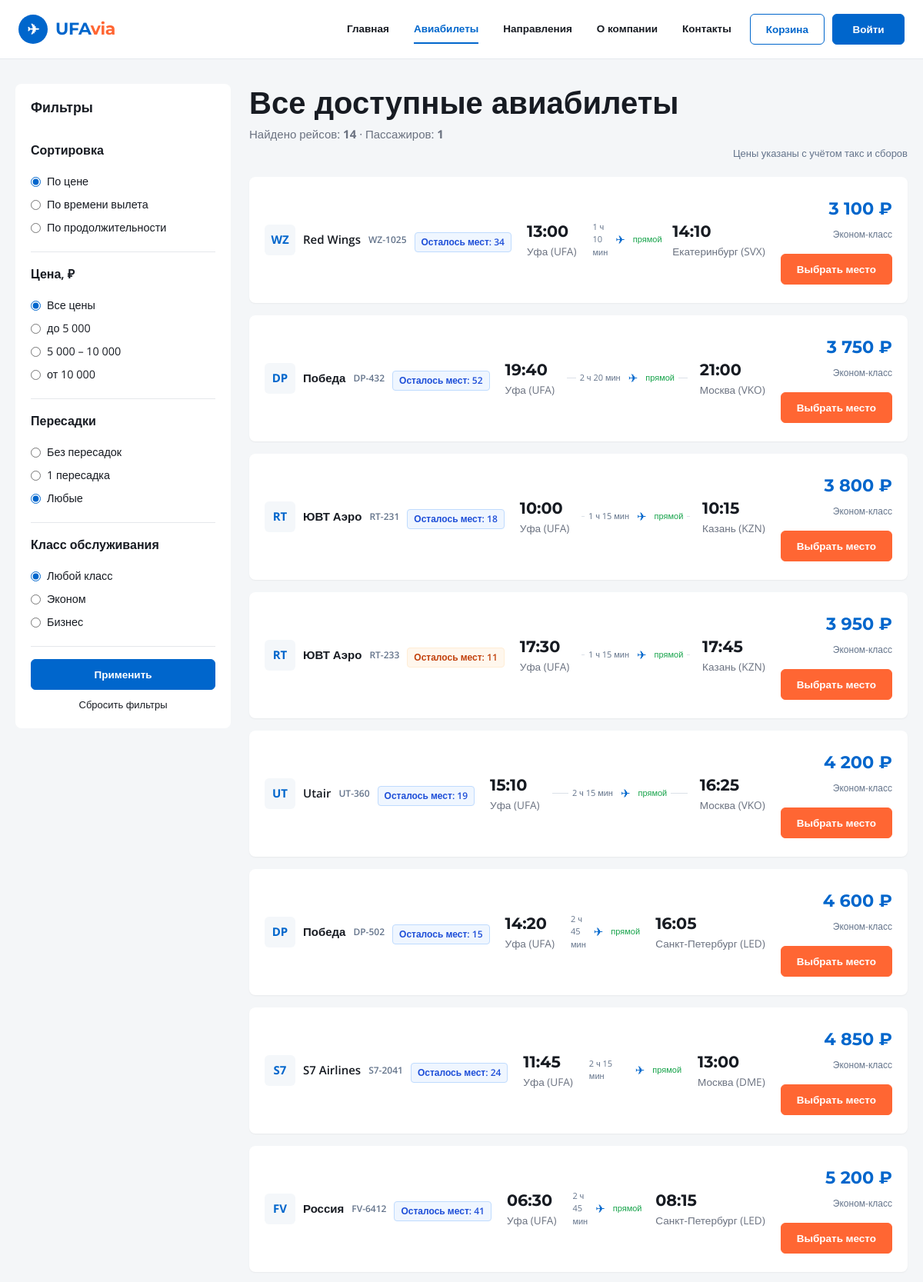
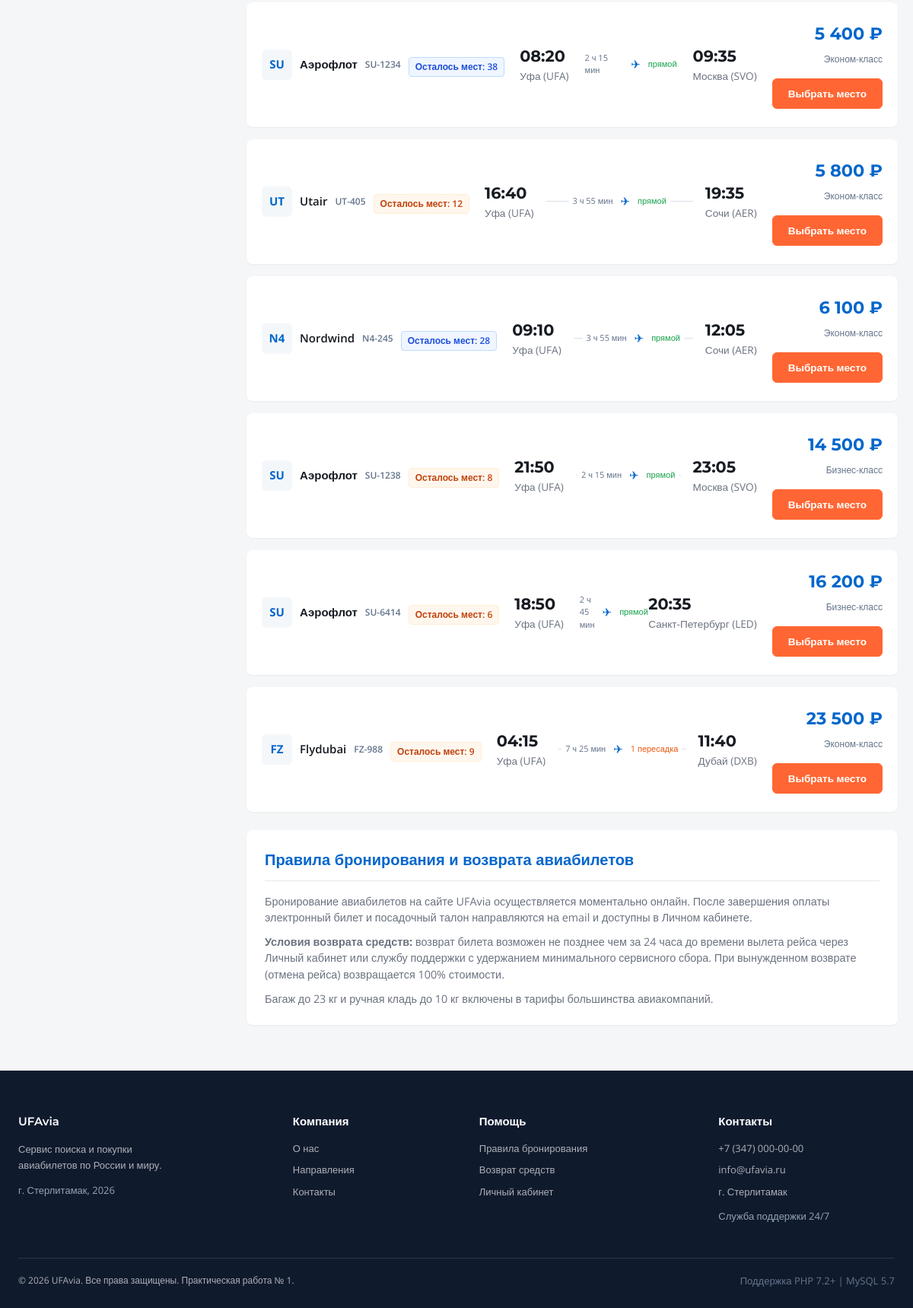
Screenshot of /pages/search.php with the database file from the repository (2 pictures, top to bottom).
### tables this page shows
CREATE TABLE `flights` (
    `id` INT NOT NULL AUTO_INCREMENT,
    `flight_number` VARCHAR(50) NOT NULL COMMENT 'Номер рейса (SU-1234)',
    `airline` VARCHAR(100) NOT NULL COMMENT 'Авиакомпания',
    `airline_code` VARCHAR(10) NOT NULL COMMENT 'Код авиакомпании (SU, S7)',
    `origin` VARCHAR(100) NOT NULL COMMENT 'Город вылета (Уфа)',
    `origin_code` VARCHAR(10) NOT NULL COMMENT 'Код аэропорта вылета (UFA)',
    `destination` VARCHAR(100) NOT NULL COMMENT 'Город прилета (Москва)',
    `destination_code` VARCHAR(10) NOT NULL COMMENT 'Код аэропорта прилета (SVO)',
    `departure_date` DATE NOT NULL COMMENT 'Дата вылета',
    `departure_time` VARCHAR(20) NOT NULL COMMENT 'Время вылета',
    `arrival_time` VARCHAR(20) NOT NULL COMMENT 'Время прилета',
    `duration` INT NOT NULL COMMENT 'Длительность полета в минутах',
    `price` INT NOT NULL COMMENT 'Базовая цена билета в рублях',
    `seats_total` INT NOT NULL DEFAULT 180 COMMENT 'Всего мест в самолете',
    `seats_available` INT NOT NULL DEFAULT 42 COMMENT 'Свободных мест',
    `cabin` VARCHAR(50) NOT NULL DEFAULT 'economy' COMMENT 'Класс: economy / business',
    `stops` INT NOT NULL DEFAULT 0 COMMENT 'Пересадок: 0 - прямой рейс',
    `created_at` TIMESTAMP DEFAULT CURRENT_TIMESTAMP COMMENT 'Дата добавления',
    PRIMARY KEY (`id`)
);

### includes/flights.php (called while the page is built, shortened)
<?php
function getFlights(array $filters = []): array {
    $db = getDb();
    $params = [];
    $sql = "SELECT * FROM flights";
    $sort = $filters['sort'] ?? 'price';
    if ($sort === 'departure') {
        $sql .= " ORDER BY departure_time ASC";
    } elseif ($sort === 'duration') {
        $sql .= " ORDER BY duration ASC";
    } else {
        $sql .= " ORDER BY price ASC";
    }
    $stmt = $db->prepare($sql);
    $stmt->execute($params);
    return $stmt->fetchAll(PDO::FETCH_ASSOC);
}

### pages/search.php (the view, shortened to what this page needs)
<?php
require_once __DIR__ . '/../includes/flights.php';
$origin = isset($_GET['origin']) ? trim($_GET['origin']) : '';
$destination = isset($_GET['destination']) ? trim($_GET['destination']) : '';
$cabin = $_GET['cabin'] ?? 'any';
$stops = $_GET['stops'] ?? 'any';
$priceRange = $_GET['price'] ?? '';
$sort = $_GET['sort'] ?? 'price';
$passengers = max(1, (int)($_GET['passengers'] ?? 1));
$filters = [
    'cabin' => $cabin,
    'stops' => $stops,
    'price_range' => $priceRange,
    'sort' => $sort,
    'passengers' => $passengers
];
$flights = getFlights($filters);
?>
<!DOCTYPE html>
<html lang="ru">
<head>
  <link rel="stylesheet" href="../assets/css/base.css">
  <link rel="stylesheet" href="../assets/css/search.css">
</head>
<body class="page-search">
  <?php include __DIR__ . '/../includes/header.php'; ?>
  <main class="layout">
    <form class="filters" id="filters" method="GET" action="search.php" aria-label="Фильтры рейсов">
      <h2>Фильтры</h2>
      <div class="filter-group" role="group" aria-labelledby="sort-title">
        <p class="filter-title" id="sort-title">Сортировка</p>
        <label><input type="radio" name="sort" value="price" <?= $sort === 'price' ? 'checked' : '' ?> onchange="this.form.submit()"> По цене</label>
        <label><input type="radio" name="sort" value="departure" <?= $sort === 'departure' ? 'checked' : '' ?> onchange="this.form.submit()"> По времени вылета</label>
        <label><input type="radio" name="sort" value="duration" <?= $sort === 'duration' ? 'checked' : '' ?> onchange="this.form.submit()"> По продолжительности</label>
      </div>
      <div class="filter-group" role="group" aria-labelledby="price-title">
        <p class="filter-title" id="price-title">Цена, ₽</p>
        <label><input type="radio" name="price" value="" <?= empty($priceRange) ? 'checked' : '' ?> onchange="this.form.submit()"> Все цены</label>
        <label><input type="radio" name="price" value="low" <?= $priceRange === 'low' ? 'checked' : '' ?> onchange="this.form.submit()"> до 5 000</label>
        <label><input type="radio" name="price" value="medium" <?= $priceRange === 'medium' ? 'checked' : '' ?> onchange="this.form.submit()"> 5 000 – 10 000</label>
        <label><input type="radio" name="price" value="high" <?= $priceRange === 'high' ? 'checked' : '' ?> onchange="this.form.submit()"> от 10 000</label>
      </div>
      <div class="filter-group" role="group" aria-labelledby="stops-title">
        <p class="filter-title" id="stops-title">Пересадки</p>
        <label><input type="radio" name="stops" value="0" <?= $stops === '0' ? 'checked' : '' ?> onchange="this.form.submit()"> Без пересадок</label>
        <label><input type="radio" name="stops" value="1" <?= $stops === '1' ? 'checked' : '' ?> onchange="this.form.submit()"> 1 пересадка</label>
        <label><input type="radio" name="stops" value="any" <?= $stops === 'any' ? 'checked' : '' ?> onchange="this.form.submit()"> Любые</label>
      </div>
      <div class="filter-group" role="group" aria-labelledby="cabin-title">
        <p class="filter-title" id="cabin-title">Класс обслуживания</p>
        <label><input type="radio" name="cabin" value="any" <?= $cabin === 'any' ? 'checked' : '' ?> onchange="this.form.submit()"> Любой класс</label>
        <label><input type="radio" name="cabin" value="economy" <?= $cabin === 'economy' ? 'checked' : '' ?> onchange="this.form.submit()"> Эконом</label>
        <label><input type="radio" name="cabin" value="business" <?= $cabin === 'business' ? 'checked' : '' ?> onchange="this.form.submit()"> Бизнес</label>
      </div>
      <button class="button apply" type="submit" style="width: 100%;">Применить</button>
      <a href="search.php" class="outline-link" style="display: block; text-align: center; margin-top: 10px; font-size: 13px;">Сбросить фильтры</a>
    </form>
    <section class="results" id="results" aria-labelledby="results-title">
      <div style="display: flex; justify-content: space-between; align-items: flex-end; flex-wrap: wrap; gap: 10px; margin-bottom: 20px;">
        <div>
          <h1 id="results-title" style="margin: 0;">
            <?php if (!empty($origin) && !empty($destination)): ?>
              <?= htmlspecialchars($origin) ?> → <?= htmlspecialchars($destination) ?>
            <?php elseif (!empty($origin)): ?>
              Рейсы из г. <?= htmlspecialchars($origin) ?>
            <?php elseif (!empty($destination)): ?>
              Рейсы в г. <?= htmlspecialchars($destination) ?>
            <?php else: ?>
              Все доступные авиабилеты
            <?php endif; ?>
          </h1>
          <p class="results-subtitle" id="result-count" style="margin-top: 4px;">
            Найдено рейсов: <strong><?= count($flights) ?></strong> · Пассажиров: <strong><?= $passengers ?></strong>
          </p>
        </div>
        <div style="font-size: 13px; color: #64748b;">
          Цены указаны с учётом такс и сборов
        </div>
      </div>
      <div class="flight-list" id="flight-list" aria-live="polite">
        <?php if (!empty($flights)): ?>
          <?php foreach ($flights as $f): ?>
            <?php
              $hours = floor($f['duration'] / 60);
              $mins = $f['duration'] % 60;
              $durationStr = ($hours > 0 ? $hours . ' ч ' : '') . ($mins > 0 ? $mins . ' мин' : '');
            ?>
            <article class="flight" aria-label="<?= htmlspecialchars($f['airline']) ?>, вылет <?= htmlspecialchars($f['departure_time']) ?>">
              <div class="airline">
                <span class="airline-code"><?= htmlspecialchars($f['airline_code']) ?></span>
                <span style="font-weight: 600;"><?= htmlspecialchars($f['airline']) ?></span>
                <span style="font-size: 12px; color: #64748b;"><?= htmlspecialchars($f['flight_number']) ?></span>
                <span class="seats-badge <?= $f['seats_available'] < 15 ? 'low' : '' ?>">
                  Осталось мест: <?= $f['seats_available'] ?>
                </span>
              </div>
              <div class="route">
                <div class="airport">
                  <time class="time"><?= htmlspecialchars($f['departure_time']) ?></time>
                  <span class="city"><?= htmlspecialchars($f['origin']) ?> (<?= htmlspecialchars($f['origin_code']) ?>)</span>
                </div>
                <div class="route-line" aria-hidden="true">
                  <span style="font-size: 11px; color: #64748b;"><?= $durationStr ?></span>
                  <span>✈</span>
                  <span style="font-size: 11px; color: <?= $f['stops'] > 0 ? '#ea580c' : '#16a34a' ?>;">
                    <?= $f['stops'] == 0 ? 'прямой' : ($f['stops'] . ' пересадка') ?>
                  </span>
                </div>
                <div class="airport">
                  <time class="time"><?= htmlspecialchars($f['arrival_time']) ?></time>
                  <span class="city"><?= htmlspecialchars($f['destination']) ?> (<?= htmlspecialchars($f['destination_code']) ?>)</span>
                </div>
              </div>
              <div class="fare">
                <span class="price"><?= number_format($f['price'], 0, '', ' ') ?> ₽</span>
                <span style="font-size: 12px; color: #64748b; margin-bottom: 8px;">
                  <?= $f['cabin'] === 'business' ? 'Бизнес-класс' : 'Эконом-класс' ?>
                </span>
                <a href="tickets.php?flight_id=<?= $f['id'] ?>" class="button button-orange" style="text-align: center; text-decoration: none;">
                  Выбрать место
                </a>
              </div>
            </article>
          <?php endforeach; ?>
        <?php endif; ?>
      </div>
      <section class="rules" id="rules-title" aria-labelledby="rules-heading">
        <h2 id="rules-heading" style="color: var(--blue); margin-top: 0;">Правила бронирования и возврата авиабилетов</h2>
        <p style="margin-bottom: 10px;">
          Бронирование авиабилетов на сайте UFAvia осуществляется моментально онлайн.
          После завершения оплаты электронный билет и посадочный талон направляются на email и доступны в Личном кабинете.
        </p>
        <p style="margin-bottom: 10px;">
          <strong>Условия возврата средств:</strong> возврат билета возможен не позднее чем за 24 часа до времени вылета рейса через Личный кабинет или службу поддержки с удержанием минимального сервисного сбора. При вынужденном возврате (отмена рейса) возвращается 100% стоимости.
        </p>
        <p>
          Багаж до 23 кг и ручная кладь до 10 кг включены в тарифы большинства авиакомпаний.
        </p>
      </section>
    </section>
  </main>
  <?php include __DIR__ . '/../includes/footer.php'; ?>
</body>
</html>

### rows the page displays
flights: airline_code "WZ", airline "Red Wings", flight_number "WZ-1025", seats_available "34", departure_time "13:00", origin "Уфа", origin_code "UFA", duration "1 ч 10 мин", stops "прямой", arrival_time "14:10", destination "Екатеринбург", destination_code "SVX", price "3 100", cabin "Эконом-класс"
flights: airline_code "DP", airline "Победа", flight_number "DP-432", seats_available "52", departure_time "19:40", origin "Уфа", origin_code "UFA", duration "2 ч 20 мин", stops "прямой", arrival_time "21:00", destination "Москва", destination_code "VKO", price "3 750", cabin "Эконом-класс"
flights: airline_code "RT", airline "ЮВТ Аэро", flight_number "RT-231", seats_available "18", departure_time "10:00", origin "Уфа", origin_code "UFA", duration "1 ч 15 мин", stops "прямой", arrival_time "10:15", destination "Казань", destination_code "KZN", price "3 800", cabin "Эконом-класс"
flights: airline_code "RT", airline "ЮВТ Аэро", flight_number "RT-233", seats_available "11", departure_time "17:30", origin "Уфа", origin_code "UFA", duration "1 ч 15 мин", stops "прямой", arrival_time "17:45", destination "Казань", destination_code "KZN", price "3 950", cabin "Эконом-класс"
flights: airline_code "UT", airline "Utair", flight_number "UT-360", seats_available "19", departure_time "15:10", origin "Уфа", origin_code "UFA", duration "2 ч 15 мин", stops "прямой", arrival_time "16:25", destination "Москва", destination_code "VKO", price "4 200", cabin "Эконом-класс"
flights: airline_code "DP", airline "Победа", flight_number "DP-502", seats_available "15", departure_time "14:20", origin "Уфа", origin_code "UFA", duration "2 ч 45 мин", stops "прямой", arrival_time "16:05", destination "Санкт-Петербург", destination_code "LED", price "4 600", cabin "Эконом-класс"
flights: airline_code "S7", airline "S7 Airlines", flight_number "S7-2041", seats_available "24", departure_time "11:45", origin "Уфа", origin_code "UFA", duration "2 ч 15 мин", stops "прямой", arrival_time "13:00", destination "Москва", destination_code "DME", price "4 850", cabin "Эконом-класс"
flights: airline_code "FV", airline "Россия", flight_number "FV-6412", seats_available "41", departure_time "06:30", origin "Уфа", origin_code "UFA", duration "2 ч 45 мин", stops "прямой", arrival_time "08:15", destination "Санкт-Петербург", destination_code "LED", price "5 200", cabin "Эконом-класс"
flights: airline_code "SU", airline "Аэрофлот", flight_number "SU-1234", seats_available "38", departure_time "08:20", origin "Уфа", origin_code "UFA", duration "2 ч 15 мин", stops "прямой", arrival_time "09:35", destination "Москва", destination_code "SVO", price "5 400", cabin "Эконом-класс"
flights: airline_code "UT", airline "Utair", flight_number "UT-405", seats_available "12", departure_time "16:40", origin "Уфа", origin_code "UFA", duration "3 ч 55 мин", stops "прямой", arrival_time "19:35", destination "Сочи", destination_code "AER", price "5 800", cabin "Эконом-класс"
flights: airline_code "N4", airline "Nordwind", flight_number "N4-245", seats_available "28", departure_time "09:10", origin "Уфа", origin_code "UFA", duration "3 ч 55 мин", stops "прямой", arrival_time "12:05", destination "Сочи", destination_code "AER", price "6 100", cabin "Эконом-класс"
flights: airline_code "SU", airline "Аэрофлот", flight_number "SU-1238", seats_available "8", departure_time "21:50", origin "Уфа", origin_code "UFA", duration "2 ч 15 мин", stops "прямой", arrival_time "23:05", destination "Москва", destination_code "SVO", price "14 500", cabin "Бизнес-класс"
flights: airline_code "SU", airline "Аэрофлот", flight_number "SU-6414", seats_available "6", departure_time "18:50", origin "Уфа", origin_code "UFA", duration "2 ч 45 мин", stops "прямой", arrival_time "20:35", destination "Санкт-Петербург", destination_code "LED", price "16 200", cabin "Бизнес-класс"
flights: airline_code "FZ", airline "Flydubai", flight_number "FZ-988", seats_available "9", departure_time "04:15", origin "Уфа", origin_code "UFA", duration "7 ч 25 мин", stops "1", arrival_time "11:40", destination "Дубай", destination_code "DXB", price "23 500", cabin "Эконом-класс"

### other values shown
count($flights) "14"
$passengers "1"
